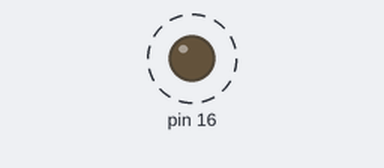
Recording of a program running on a simulated Raspberry Pi (header pin numbers). Shown: output pins drawn as LEDs (lit = HIGH). Dashed ring = blinking.

Above: at 0.5 s.
Timing chart, 0 to 4.6 s (numbered marks = the images above):
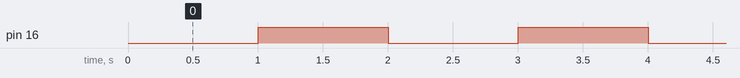

Measured:
- by itself, pin 16: alternates HIGH for 1.0 s and LOW for 1.0 s

The program:

stage21.py
```python
''' GPIO - Example '''

import RPi.GPIO as GPIO
import time

GPIO.setmode(GPIO.BOARD)
GPIO.setwarnings(False)
GPIO.setup(16, GPIO.OUT)
GPIO.output(16, 0)
test = False
while True:
        if(test):
                GPIO.output(16,1)
                test = False
                time.sleep(1)
        else:
                GPIO.output(16,0)
                test = True
                time.sleep(1)
```
